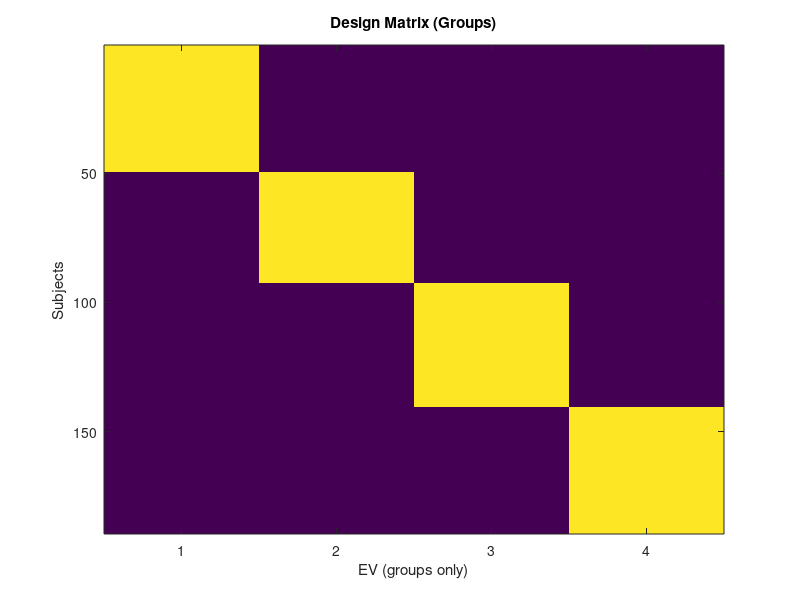

This chart was generated by the following MATLAB code:
%% CHAIN 14 or so subjects

groupSizes = [14, 22, 3];
nGroups = length(groupSizes);
totalSubs = sum(groupSizes);

% ---- 1. One-hot encoding for groups ----
designMat = zeros(totalSubs, nGroups);
startIdx = 1;
for g = 1:nGroups
    designMat(startIdx : startIdx + groupSizes(g) - 1, g) = 1;
    startIdx = startIdx + groupSizes(g);
end

% ---- 2. Add covariate: age ----

ages = [
    58 63 56 57 65 62 61 63 63 57 63 63 56 65 ...
    75 55 47 39 41 65 69 31 64 70 61 70 72 37 55 41 60 67 49 57 73 49 ...
    57 56 57 ...
    ]';


length(ages)


if length(ages) ~= totalSubs
    error('Number of ages (%d) does not match number of subjects (%d)', length(ages), totalSubs);
end

% Append age column
designMat = [designMat ages];

% ---- 3. Write to design.mat ----
nEVs = nGroups + 1; % group EVs + age covariate
fid = fopen('design.mat','w');
fprintf(fid, '/NumWaves %d\n', nEVs);
fprintf(fid, '/NumPoints %d\n', totalSubs);
fprintf(fid, '/PPheights');
fprintf(fid, repmat(' 1', 1, nEVs));
fprintf(fid, '\n');
fprintf(fid, '/Matrix\n');

for i = 1:totalSubs
    fprintf(fid, [repmat('%d ', 1, nGroups) '%.2f\n'], designMat(i,1:nGroups), designMat(i,end));
end

fclose(fid);

% ---- 4. Quick check ----
imagesc(designMat(:,1:end-1)) % only show group columns
xlabel('EV (groups only)'); ylabel('Subjects')
title('Design Matrix (Groups)')


% 
%% NEXPO G2
groupSizes = [45, 22, 3];
nGroups = length(groupSizes);
totalSubs = sum(groupSizes);

% ---- 1. One-hot encoding for groups ----
designMat = zeros(totalSubs, nGroups);
startIdx = 1;
for g = 1:nGroups
    designMat(startIdx : startIdx + groupSizes(g) - 1, g) = 1;
    startIdx = startIdx + groupSizes(g);
end

% ---- 2. Add covariate: age ----
ages = [
34 35 30 39 31 40 43 38 35 33 49 44 46 31 36 45 30 44 46 31 ...
37 39 38 45 34 30 40 43 33 32 41 45 33 49 45 44 42 40 50 50 37 49 49 46 40 ...
75 55 47 39 41 65 69 31 64 70 61 70 72 37 55 41 60 67 49 57 73 49 ...
57 56 57 ...
]';

length(ages)-22-3

%

if length(ages) ~= totalSubs
    error('Number of ages (%d) does not match number of subjects (%d)', length(ages), totalSubs);
end

% Append age column
designMat = [designMat ages];

% ---- 3. Write to design.mat ----
nEVs = nGroups + 1; % group EVs + age covariate
fid = fopen('design.mat','w');
fprintf(fid, '/NumWaves %d\n', nEVs);
fprintf(fid, '/NumPoints %d\n', totalSubs);
fprintf(fid, '/PPheights');
fprintf(fid, repmat(' 1', 1, nEVs));
fprintf(fid, '\n');
fprintf(fid, '/Matrix\n');

for i = 1:totalSubs
    fprintf(fid, [repmat('%d ', 1, nGroups) '%.2f\n'], designMat(i,1:nGroups), designMat(i,end));
end

fclose(fid);

% ---- 4. Quick check ----
imagesc(designMat(:,1:end-1)) % only show group columns
xlabel('EV (groups only)'); ylabel('Subjects')
title('Design Matrix (Groups)')

%% for DTI missing some subs

groupSizes = [43, 22, 2];
nGroups = length(groupSizes);
totalSubs = sum(groupSizes);

% ---- 1. One-hot encoding for groups ----
designMat = zeros(totalSubs, nGroups);
startIdx = 1;
for g = 1:nGroups
    designMat(startIdx : startIdx + groupSizes(g) - 1, g) = 1;
    startIdx = startIdx + groupSizes(g);
end

% ---- 2. Add covariate: age ----
ages = [
34;31;43;38;35;33;49;46;36;45;30;44;46;31;37;39;38;45;34;30;31;35;40;43;33;41;45;33;49;45;37;44;42;40;50;50;37;49;47;49;50;46;40;
75;55;47;39;41;65;69;31;64;70;61;70;72;37;55;41;60;67;49;57;73;49;
57;56
];


if length(ages) ~= totalSubs
    error('Number of ages (%d) does not match number of subjects (%d)', length(ages), totalSubs);
end

% Append age column
designMat = [designMat ages];

% ---- 3. Write to design.mat ----
nEVs = nGroups + 1; % group EVs + age covariate
fid = fopen('design.mat','w');
fprintf(fid, '/NumWaves %d\n', nEVs);
fprintf(fid, '/NumPoints %d\n', totalSubs);
fprintf(fid, '/PPheights');
fprintf(fid, repmat(' 1', 1, nEVs));
fprintf(fid, '\n');
fprintf(fid, '/Matrix\n');

for i = 1:totalSubs
    fprintf(fid, [repmat('%d ', 1, nGroups) '%.2f\n'], designMat(i,1:nGroups), designMat(i,end));
end

fclose(fid);

% ---- 4. Quick check ----
imagesc(designMat(:,1:end-1)) % only show group columns
xlabel('EV (groups only)'); ylabel('Subjects')
title('Design Matrix (Groups)')

%% %% TRY nexpo 1 2 3 4 again

groupSizes = [46, 45, 45, 44];
nGroups = length(groupSizes);
totalSubs = sum(groupSizes);

% ---- 1. One-hot encoding for groups ----
designMat = zeros(totalSubs, nGroups);
startIdx = 1;
for g = 1:nGroups
    designMat(startIdx : startIdx + groupSizes(g) - 1, g) = 1;
    startIdx = startIdx + groupSizes(g);
end

% ---- 2. Add covariate: age ----

ages = [19 18 19 19 18 18 18 19 19 19 19 19 18 19 18 19 18 18 18 19 18 19 19 19 19 18 18 19 19 18 ...
        19 19 19 19 19 18 18 18 19 18 18 18 18 18 18 18 34 35 30 39 31 40 43 38 35 33 49 44 46 31 ...
        36 45 30 44 46 31 37 39 38 45 34 30 40 43 33 32 41 45 33 49 45 44 42 40 50 50 37 49 49 46 ...
        40 39 46 41 32 40 33 35 31 31 37 44 31 33 45 43 47 45 49 45 39 38 32 30 38 46 38 46 38 43 ...
        50 43 47 31 37 47 41 36 41 38 47 35 43 49 48 46 35 47 45 31 46 48 48 47 49 37 49 37 44 45 ...
        31 50 50 34 36 32 34 39 39 49 40 49 30 49 35 34 32 40 43 42 40 36 43 38 33 31 38 30 38 35]';


length(ages)


if length(ages) ~= totalSubs
    error('Number of ages (%d) does not match number of subjects (%d)', length(ages), totalSubs);
end

% Append age column
designMat = [designMat ages];

% ---- 3. Write to design.mat ----
nEVs = nGroups + 1; % group EVs + age covariate
fid = fopen('design.mat','w');
fprintf(fid, '/NumWaves %d\n', nEVs);
fprintf(fid, '/NumPoints %d\n', totalSubs);
fprintf(fid, '/PPheights');
fprintf(fid, repmat(' 1', 1, nEVs));
fprintf(fid, '\n');
fprintf(fid, '/Matrix\n');

for i = 1:totalSubs
    fprintf(fid, [repmat('%d ', 1, nGroups) '%.2f\n'], designMat(i,1:nGroups), designMat(i,end));
end

fclose(fid);

% ---- 4. Quick check ----
imagesc(designMat(:,1:end-1)) % only show group columns
xlabel('EV (groups only)'); ylabel('Subjects')
title('Design Matrix (Groups)')

%% NEXPO DTI 189 subj

groupSizes = [49, 43, 48, 49];
nGroups = length(groupSizes);
totalSubs = sum(groupSizes);

% ---- 1. One-hot encoding for groups ----
designMat = zeros(totalSubs, nGroups);
startIdx = 1;
for g = 1:nGroups
    designMat(startIdx : startIdx + groupSizes(g) - 1, g) = 1;
    startIdx = startIdx + groupSizes(g);
end

% ---- 2. Add covariate: age ----

ages = [19 18 19 19 19 18 18 18 19 19 19 19 19 18 19 18 18 18 18 19 18 19 ...
        19 19 19 18 18 19 19 18 19 18 19 19 19 19 19 18 18 18 19 18 18 18 18 19 18 18 18 ...
        34 31 43 38 35 33 49 46 36 45 30 44 46 31 37 39 38 45 34 30 31 35 40 43 33 41 45 ...
        33 49 45 37 44 42 40 50 50 37 49 47 49 50 46 40 ...
        39 46 41 32 40 33 35 31 31 37 43 44 33 31 32 33 45 43 47 45 49 45 42 39 38 32 30 ...
        38 46 38 46 38 43 50 43 47 31 47 41 36 41 38 47 35 43 49 48 46 ...
        35 47 45 31 46 48 48 47 49 37 49 37 44 45 45 31 50 50 34 36 32 34 39 39 49 40 49 ...
        45 30 41 49 35 34 32 40 43 42 40 36 43 38 33 33 31 38 30 38 41 35]';


length(ages)


if length(ages) ~= totalSubs
    error('Number of ages (%d) does not match number of subjects (%d)', length(ages), totalSubs);
end

% Append age column
designMat = [designMat ages];

% ---- 3. Write to design.mat ----
nEVs = nGroups + 1; % group EVs + age covariate
fid = fopen('design.mat','w');
fprintf(fid, '/NumWaves %d\n', nEVs);
fprintf(fid, '/NumPoints %d\n', totalSubs);
fprintf(fid, '/PPheights');
fprintf(fid, repmat(' 1', 1, nEVs));
fprintf(fid, '\n');
fprintf(fid, '/Matrix\n');

for i = 1:totalSubs
    fprintf(fid, [repmat('%d ', 1, nGroups) '%.2f\n'], designMat(i,1:nGroups), designMat(i,end));
end

fclose(fid);

% ---- 4. Quick check ----
imagesc(designMat(:,1:end-1)) % only show group columns
xlabel('EV (groups only)'); ylabel('Subjects')
title('Design Matrix (Groups)')
